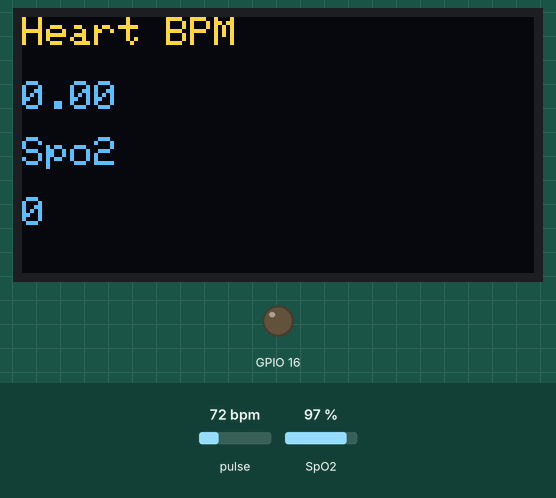
This sketch was run on a simulated ESP8266 (NodeMCU). On the bench: 128×64 one-colour display, output pins drawn as LEDs (lit = HIGH). The inputs (shaded band) are chosen by the test bench; at power-on: pulse 72 bpm, SpO2 97 %. The OLED is the two-colour kind (top 16 rows yellow); WiFi joins after 1.5 s; servers stay silent unless stated; what the sketch prints to the serial monitor is not drawn.

Above: at 3.0 s.
3.1 s: pulse set to 42 bpm
At 5.82 s:
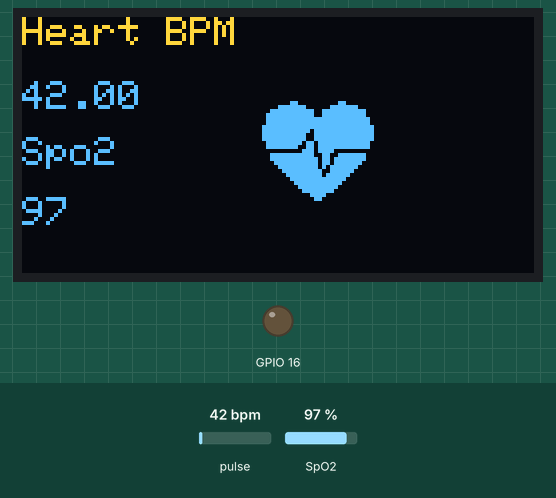
6.1 s: SpO2 set to 80 %
At 7.9 s:
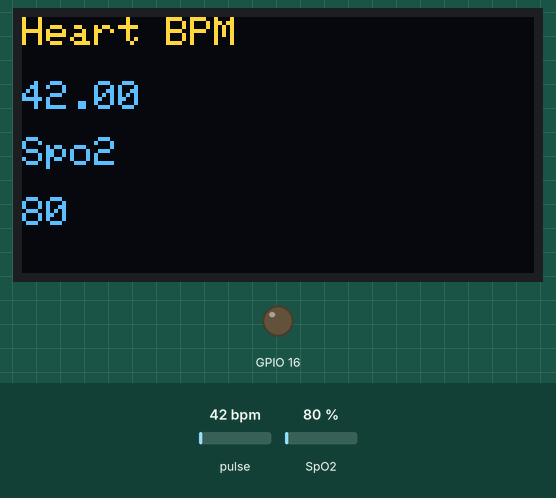
9.1 s: pulse set to 70 bpm
At 10.6 s:
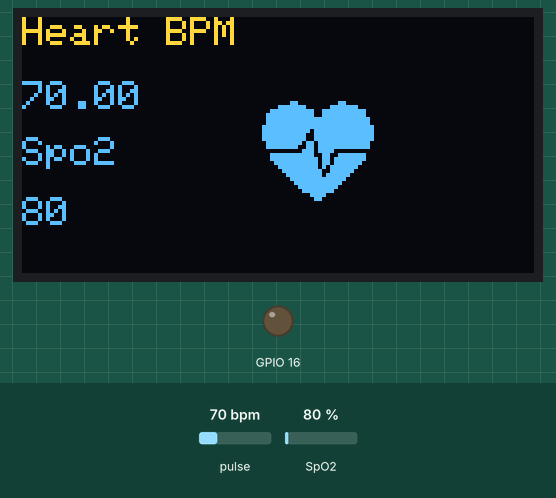
10.8 s: SpO2 set to 85 %
At 11.7 s:
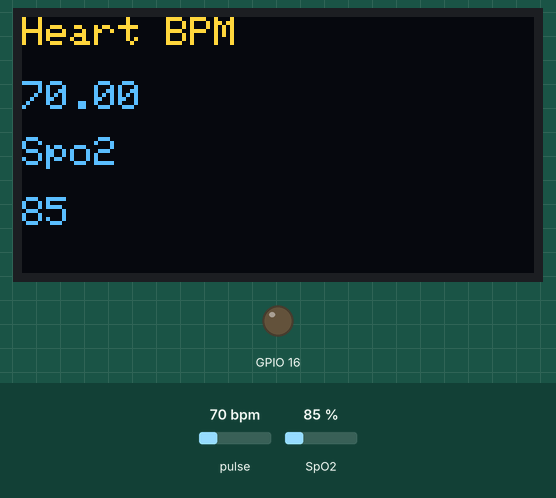
Timing chart, 0 to 13.8 s (numbered marks = the images above; inputs shaded):
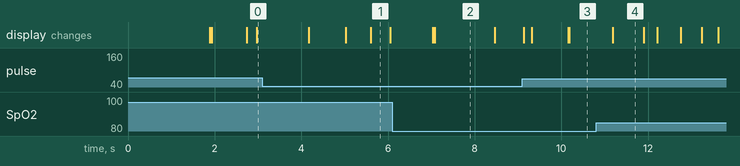

The sketch:

PulseOximeter.ino
```cpp
#define BLYNK_TEMPLATE_ID "TMPLwaMdT3xhy" /// IMPORTANT! definition of Template ID should always be the first line in your code
#define BLYNK_DEVICE_NAME "SVAT" /// ESP8266 lolin
#define BLYNK_AUTH_TOKEN "AYNPsq8JrwSuUhemA-LlNEskbPsf09ae"
#define BLYNK_FIRMWARE_VERSION  "0.1.0"

#include <Wire.h>
#include "MAX30100_PulseOximeter.h"
#define BLYNK_PRINT Serial
#include <Blynk.h>
#include <ESP8266WiFi.h>
#include <BlynkSimpleEsp8266.h>
/// #include "BlynkEdgent.h"
#include "Wire.h"
#include "Adafruit_GFX.h"
#include "OakOLED.h"
#include <WiFi.h>
#include <WiFiClient.h>
#include <BlynkSimpleEsp32.h>

#define REPORTING_PERIOD_MS 1000
OakOLED oled;
#define USE_NODE_MCU_BOARD

char auth[] = BLYNK_AUTH_TOKEN;             // Authentication Token Sent by Blynk
char ssid[] ="Bebe Gwapa";
char pass[] = "fjpangit";

// Connections : SCL PIN - D1 , SDA PIN - D2 , INT PIN - D0
PulseOximeter pox;

float BPM, SpO2;
uint32_t tsLastReport = 0;

const unsigned char bitmap [] PROGMEM=
{
0x00, 0x00, 0x00, 0x00, 0x01, 0x80, 0x18, 0x00, 0x0f, 0xe0, 0x7f, 0x00, 0x3f, 0xf9, 0xff, 0xc0,
0x7f, 0xf9, 0xff, 0xc0, 0x7f, 0xff, 0xff, 0xe0, 0x7f, 0xff, 0xff, 0xe0, 0xff, 0xff, 0xff, 0xf0,
0xff, 0xf7, 0xff, 0xf0, 0xff, 0xe7, 0xff, 0xf0, 0xff, 0xe7, 0xff, 0xf0, 0x7f, 0xdb, 0xff, 0xe0,
0x7f, 0x9b, 0xff, 0xe0, 0x00, 0x3b, 0xc0, 0x00, 0x3f, 0xf9, 0x9f, 0xc0, 0x3f, 0xfd, 0xbf, 0xc0,
0x1f, 0xfd, 0xbf, 0x80, 0x0f, 0xfd, 0x7f, 0x00, 0x07, 0xfe, 0x7e, 0x00, 0x03, 0xfe, 0xfc, 0x00,
0x01, 0xff, 0xf8, 0x00, 0x00, 0xff, 0xf0, 0x00, 0x00, 0x7f, 0xe0, 0x00, 0x00, 0x3f, 0xc0, 0x00,
0x00, 0x0f, 0x00, 0x00, 0x00, 0x06, 0x00, 0x00, 0x00, 0x00, 0x00, 0x00, 0x00, 0x00, 0x00, 0x00
};

void onBeatDetected()
{
    Serial.println("Beat Detected!");
    oled.drawBitmap( 60, 20, bitmap, 28, 28, 1);
    oled.display();
}

void setup()
{
    Serial.begin(115200);
    oled.begin();
    oled.clearDisplay();
    oled.setTextSize(1);
    oled.setTextColor(1);
    oled.setCursor(0, 0);

    oled.println("Device getting Started...");
    oled.println("Please wait...");
    oled.display();

    pinMode(16, OUTPUT);
    Blynk.begin(auth, ssid, pass);

    Serial.print("Initializing Pulse Oximeter..");

    if (!pox.begin())
    {
         Serial.println("FAILED");
         oled.clearDisplay();
         oled.setTextSize(1);
         oled.setTextColor(1);
         oled.setCursor(0, 0);
         oled.println("FAILED");
         oled.display();
         for(;;);
    }
    else
    {
         oled.clearDisplay();
         oled.setTextSize(1);
         oled.setTextColor(1);
         oled.setCursor(0, 0);
         oled.println("SUCCESS");
         oled.display();
         Serial.println("SUCCESS");
         pox.setOnBeatDetectedCallback(onBeatDetected);
    }

    // The default current for the IR LED is 50mA and it could be changed by uncommenting the following line.
     //pox.setIRLedCurrent(MAX30100_LED_CURR_7_6MA);

}

void loop()
{

    pox.update();
    Blynk.run();

    BPM = pox.getHeartRate();   /// uncomment if code dont work :D ... ...
    SpO2 = pox.getSpO2();  ///uncomment if code dont work :'( ... ...
     if (millis() - tsLastReport > REPORTING_PERIOD_MS)
    {
        Serial.print("Heart rate:");
        Serial.print(BPM);
        Serial.print(" SpO2:");
        Serial.print(SpO2);
        Serial.println(" %");
        int heartBeat =int(BPM) ;
        int suffocationLevel =int(SpO2);

        Blynk.virtualWrite(V0, heartBeat);
        Blynk.virtualWrite(V1, suffocationLevel);

        oled.clearDisplay();
        oled.setTextSize(1);
        oled.setTextColor(1);
        oled.setCursor(0,16);
        oled.println(pox.getHeartRate());

        oled.setTextSize(1);
        oled.setTextColor(1);
        oled.setCursor(0, 0);
        oled.println("Heart BPM");

        oled.setTextSize(1);
        oled.setTextColor(1);
        oled.setCursor(0, 30);
        oled.println("Spo2");

        oled.setTextSize(1);
        oled.setTextColor(1);
        oled.setCursor(0,45);
        oled.println(pox.getSpO2());
        oled.display();

        tsLastReport = millis();
    }
}
```

Measured:
- after the input at 6.1 s, the display: first differs from a run without the input after 0.98 s (image 2)
- after the input at 9.1 s, the display: first changes at once (image 3 shows a later state)
- after the input at 10.8 s, the display: changes after 0.39 s (image 4)
- what the display in image 1 shows lasts 0.4 s, from 5.6 s to 6.0 s
- what the display in image 2 shows lasts 1.4 s, from 7.1 s to 8.5 s
- what the display in image 4 shows lasts 0.7 s, from 11.2 s to 11.9 s
